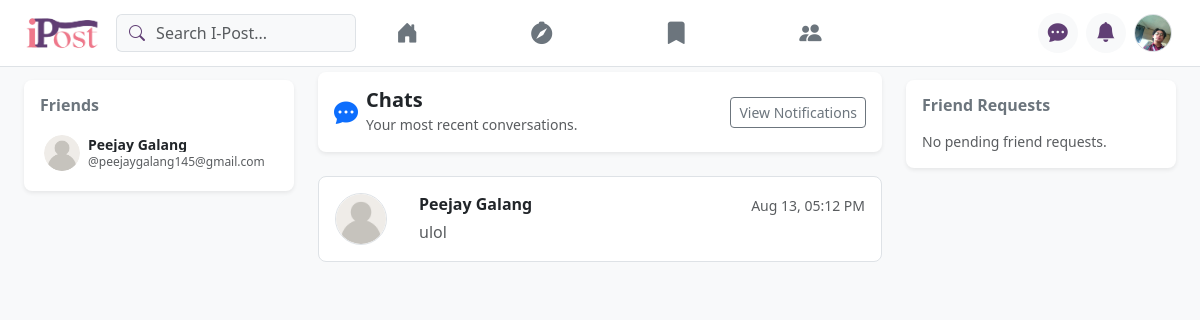
Screenshot of /Pages/chats.php (signed in) with the database file from the repository.
### tables this page shows
CREATE TABLE `users` (
  `id` bigint(20) UNSIGNED NOT NULL,
  `fullname` varchar(100) NOT NULL,
  `username` varchar(50) NOT NULL,
  `password_hash` varchar(255) NOT NULL,
  `bio` text DEFAULT NULL,
  `profile_picture` varchar(255) DEFAULT 'default_avatar.png',
  `cover_photo` varchar(255) DEFAULT NULL,
  `location` varchar(100) DEFAULT NULL,
  `birth_date` date DEFAULT NULL,
  `is_private` tinyint(1) DEFAULT 0,
  `created_at` timestamp NOT NULL DEFAULT current_timestamp(),
  `updated_at` timestamp NOT NULL DEFAULT current_timestamp() ON UPDATE current_timestamp()
);

### Context/getuserdata.php (called while the page is built, shortened)
<?php
    require_once __DIR__ . '/../config.php';
    $current_user_id = $_SESSION['user_id'];
    $stmtUser = mysqli_prepare($conn, "SELECT fullname, username, profile_picture FROM users WHERE id = ? LIMIT 1");
    mysqli_stmt_bind_param($stmtUser, "i", $current_user_id);
    mysqli_stmt_execute($stmtUser);
    $resultUser = mysqli_stmt_get_result($stmtUser);
    $user_data = mysqli_fetch_assoc($resultUser) ?: [
        'fullname' => $_SESSION['fullname'] ?? 'User',
        'username' => $_SESSION['username'] ?? 'user',
        'profile_picture' => ''
    ];
    if (!function_exists('getAvatar')) {
        function getAvatar($img) {
            return resolveUserImagePath($img, '../img/default_profile.png');
        }
    }
?>

### config.php (called while the page is built, shortened)
<?php
function resolveUserImagePath($path, $default = '../img/default_profile.png') {
    $normalized = trim(str_replace('\\', '/', $path));
    $normalized = preg_replace('#^img/uploads/#', 'uploads/', $normalized);
    $normalized = preg_replace('#^uploads/uploads/#', 'uploads/', $normalized);
    $project_root = __DIR__;
    $basename = basename($normalized);
    $root_rel = ltrim($normalized, '/');
    $candidates = [
        $normalized,
        '../' . $root_rel,
        './' . $root_rel,
        '../uploads/' . $basename,
        $project_root . '/uploads/' . $basename,
        $project_root . '/' . $root_rel,
    ];
    if (str_starts_with($normalized, 'uploads/')) {
        $candidates[] = '../' . $normalized;
    }
    foreach ($candidates as $candidate) {
        $key = trim((string)$candidate);
        $abs = $project_root . '/' . ltrim($key, '/');
        if (str_starts_with($key, '../') || str_starts_with($key, './')) {
            $abs = $project_root . '/' . ltrim(substr($key, 3), '/');
        }
        if (str_starts_with($key, 'uploads/')) {
            $abs = $project_root . '/' . $key;
            if (file_exists($abs) && is_file($abs)) {
                return '../' . $key;
            }
        }
        $uploads_abs = $project_root . '/uploads/' . $basename;
    }
    return $default;
}
?>

### Pages/chats.php (the view, shortened to what this page needs)
<?php
require_once "../config.php";
$user_id = $_SESSION['user_id'];
$threads_sql = "
    SELECT
        contact.id AS contact_id,
        contact.fullname,
        contact.username,
        contact.profile_picture,
        MAX(c.created_at) AS last_at,
        SUBSTRING_INDEX(GROUP_CONCAT(c.message ORDER BY c.created_at DESC SEPARATOR '||'), '||', 1) AS last_message,
        SUM(CASE WHEN c.receiver_id = ? AND c.is_read = 0 THEN 1 ELSE 0 END) AS unread_count
    FROM chats c
    JOIN users contact ON (contact.id = c.sender_id OR contact.id = c.receiver_id)
    WHERE (c.sender_id = ? OR c.receiver_id = ?) AND contact.id != ?
    GROUP BY contact.id
    ORDER BY last_at DESC
";
$thread_stmt = $conn->prepare($threads_sql);
$thread_stmt->bind_param("iiii", $user_id, $user_id, $user_id, $user_id);
$thread_stmt->execute();
$threads = $thread_stmt->get_result();
function getImageUrl($path, $default) {
    return resolveUserImagePath($path, $default);
}
?>
<!DOCTYPE html>
<html lang="en">
<head>
    <link rel="stylesheet" href="../Assets/bootstrap-5.3.3-dist/bootstrap-5.3.3-dist/css/bootstrap.css">
    <link rel="stylesheet" href="https://cdn.jsdelivr.net/npm/bootstrap-icons@1.11.3/font/bootstrap-icons.min.css">
    <link rel="stylesheet" href="../Styles/style.css">
    <link rel="stylesheet" href="../Styles/nav.css">
</head>
<body class="bg-light">
    <?php include_once "../Components/nav.php"; ?>
    <div class="container-fluid py-4 px-md-4">
        <div class="row g-4">
            <div class="col-lg-3 d-none d-lg-block">
                <div class="sticky-top" style="top: 80px; z-index: 1;">
                    <?php include_once "../Components/friends.php"; ?>
                </div>
            </div>
            <div class="col-12 col-lg-6">
                <br><br>
                <div class="card shadow-sm border-0 rounded-3 mb-4">
                    <div class="card-body p-3 d-flex align-items-center justify-content-between gap-3">
                        <div class="d-flex align-items-center gap-2">
                            <i class="bi bi-chat-dots-fill text-primary fs-4"></i>
                            <div>
                                <h5 class="fw-bold mb-0">Chats</h5>
                                <small class="text-muted">Your most recent conversations.</small>
                            </div>
                        </div>
                        <a href="notifications.php" class="btn btn-outline-secondary btn-sm">View Notifications</a>
                    </div>
                </div>
                <?php if ($threads && $threads->num_rows > 0): ?>
                    <div class="list-group">
                        <?php while ($thread = $threads->fetch_assoc()): ?>
                            <div class="list-group-item d-flex align-items-center gap-3 rounded-3 mb-2 p-0">
                                <a href="profile.php?id=<?php echo (int)$thread['contact_id']; ?>" class="p-3 pe-0 d-inline-flex align-items-center">
                                    <img src="<?php echo htmlspecialchars(getImageUrl($thread['profile_picture'], '../img/default_profile.png')); ?>" alt="Contact" class="rounded-circle border" style="width: 52px; height: 52px; object-fit: cover;">
                                </a>
                                <a href="chat_detail.php?id=<?php echo (int)$thread['contact_id']; ?>" class="list-group-item list-group-item-action flex-grow-1 d-flex align-items-center gap-3 py-3 pe-3 rounded-3 border-0">
                                    <div class="flex-grow-1 overflow-hidden">
                                        <div class="d-flex justify-content-between align-items-center mb-1">
                                            <h6 class="mb-0 fw-semibold text-truncate"><?php echo htmlspecialchars($thread['fullname']); ?></h6>
                                            <small class="text-muted"><?php echo date('M d, h:i A', strtotime($thread['last_at'])); ?></small>
                                        </div>
                                        <p class="mb-0 text-muted text-truncate"><?php echo htmlspecialchars($thread['last_message']); ?></p>
                                    </div>
                                </a>
                            </div>
                        <?php endwhile; ?>
                    </div>
                <?php else: ?>
                    <div class="card border-0 shadow-sm rounded-3 p-4 text-center text-muted">
                        No conversations yet. Start chatting with other users from their profile pages.
                    </div>
                <?php endif; ?>
            </div>
            <div class="col-lg-3 d-none d-lg-block">
                <div class="sticky-top" style="top: 80px; z-index: 1;">
                    <?php include_once "../Components/friendrequest.php"; ?>
                </div>
            </div>
        </div>
    </div>
</body>
</html>

### Components/nav.php (shortened to what this page needs)
<?php
    include_once __DIR__ . '/../Context/getuserdata.php';
    $current_page = basename($_SERVER['PHP_SELF']);
?>
    <nav class="navbar bg-white border-bottom fixed-top py-2 w-100" style="z-index: 1040; top: 0; left: 0;">
        <div class="container-fluid px-2 px-md-4 d-flex align-items-center justify-content-between flex-nowrap">
            <div class="d-none d-lg-flex align-items-center gap-3 flex-grow-0 me-2">
                <a href="dashboard.php" class="navbar-brand m-0 p-0">
                    <img src="../img/iPost_logo.png" alt="I-Post Logo" height="38">
                </a>
                <form role="search" action="search.php" method="GET" style="width: 240px;">
                    <div class="input-group">
                        <span class="input-group-text bg-light border-end-0 text-secondary-custom">
                            <i class="bi bi-search"></i>
                        </span>
                        <input class="form-control bg-light border-start-0 ps-0" type="search" name="q" placeholder="Search I-Post..." required>
                    </div>
                </form>
            </div>
            <ul class="navbar-nav mx-auto d-none d-lg-flex flex-row justify-content-center gap-5">
                <li class="nav-item mx-3">
                    <a class="nav-link nav-icon-link <?php echo ($current_page == 'dashboard.php') ? 'active' : ''; ?>" href="dashboard.php" title="Feed">
                        <i class="bi bi-house-door-fill"></i>
                    </a>
                </li>
                <li class="nav-item mx-3">
                    <a class="nav-link nav-icon-link <?php echo ($current_page == 'explore.php') ? 'active' : ''; ?>" href="explore.php" title="Explore">
                        <i class="bi bi-compass-fill"></i>
                    </a>
                </li>
                <li class="nav-item mx-3">
                    <a class="nav-link nav-icon-link <?php echo ($current_page == 'bookmarks.php') ? 'active' : ''; ?>" href="bookmarks.php" title="Saved Posts">
                        <i class="bi bi-bookmark-fill"></i>
                    </a>
                </li>
                <li class="nav-item mx-3">
                    <a class="nav-link nav-icon-link <?php echo ($current_page == 'friends.php') ? 'active' : ''; ?>" href="friends.php" title="Friends">
                        <i class="bi bi-people-fill"></i>
                    </a>
                </li>
                <li class="mx-3 d-none d-md-block">
                </li>
            </ul>
            <div class="d-flex align-items-center gap-2 flex-nowrap">
                <a class="btn btn-icon-custom position-relative" href="chats.php" title="Messages">
                    <i class="bi bi-chat-dots-fill fs-5"></i>
                </a>
                <a class="btn btn-icon-custom position-relative" href="notifications.php" title="Notifications">
                    <i class="bi bi-bell-fill fs-5"></i>
                </a>
                <div class="dropdown me-2 me-md-3 position-relative">
                    <a class="profile-nav-btn border-0 bg-transparent p-0 d-flex align-items-center cursor-pointer"
                            href="profile.php"
                            id="profileDropdownBtn"
                            data-bs-toggle="dropdown"
                            aria-expanded="false"
                            role="button">
                        <img src="<?php echo getAvatar($user_data['profile_picture'] ?? ''); ?>"
                            alt="Profile"
                            class="rounded-circle border profile-nav-img"
                            style="width: 38px; height: 38px; object-fit: cover;"
                            onerror="this.onerror=null; this.src='../img/default_profile.png';">
                    </a>
</div>
            </div>
        </div>
    </nav>

### Components/friends.php (shortened to what this page needs)
<?php
$current_user_id = $_SESSION['user_id'] ?? null;
$query = "
    SELECT
        u.id AS friend_id,
        u.fullname,
        u.username,
        u.profile_picture
    FROM friends f
    JOIN users u ON (f.friend_user_id = u.id OR f.user_id = u.id)
    WHERE (f.user_id = ? OR f.friend_user_id = ?)
      AND u.id != ?
      AND f.status = 'accepted'
    ORDER BY u.fullname ASC
";
$stmt = $conn->prepare($query);
$stmt->bind_param("iii", $current_user_id, $current_user_id, $current_user_id);
$stmt->execute();
$friends_result = $stmt->get_result();
?>
<div class="card shadow-sm border-0 rounded-3">
    <div class="card-body p-3">
        <h6 class="card-title fw-bold text-secondary mb-3">Friends</h6>
        <?php if ($friends_result && $friends_result->num_rows > 0): ?>
            <div class="d-flex flex-column gap-2">
                <?php while ($friend = $friends_result->fetch_assoc()): ?>
                    <?php
                        $avatar = resolveUserImagePath($friend['profile_picture'] ?? '', '../img/default_profile.png');
                    ?>
                    <a href="profile.php?id=<?php echo $friend['friend_id']; ?>" class="d-flex align-items-center text-decoration-none p-1 rounded-2 hover-bg-light">
                        <img src="<?php echo htmlspecialchars($avatar); ?>"
                             alt="Profile"
                             class="rounded-circle me-2 object-fit-cover"
                             width="36"
                             height="36"
                             onerror="this.onerror=null; this.src='../img/default_profile.png';">
                        <div class="lh-1">
                            <span class="fw-bold d-block text-dark small text-truncate" style="max-width: 150px;"><?php echo htmlspecialchars($friend['fullname']); ?></span>
                            <small class="text-muted" style="font-size: 0.75rem;">@<?php echo htmlspecialchars($friend['username']); ?></small>
                        </div>
                    </a>
                <?php endwhile; ?>
            </div>
        <?php else: ?>
            <p class="text-muted small m-0">No friends added yet.</p>
        <?php endif; ?>
    </div>
</div>

### Styles/style.css (style rules this page uses)
.btn-outline-secondary { outline: #613f75; }
body { background-color: #f8f9fa; }

### Styles/nav.css (style rules this page uses)
:root { --primary-color: #EF798A; --secondary-color: #613F75; }
.text-secondary-custom { color: var(--secondary-color) !important; }
.nav-icon-link { font-size: 1.4rem; padding: 0.5rem 1rem !important; border-radius: 0.6rem; transition: all 0.2s ease; color: #6c757d; }
.btn-icon-custom { background-color: #f8f9fa; color: var(--secondary-color); transition: all 0.2s ease; width: 40px; height: 40px; min-width: 40px; padding: 0; display: flex; align-items: center; justify-content: center; border-radius: 50%; border: none; }
.profile-nav-btn { background: none; border: none; padding: 0; cursor: pointer; }
.profile-nav-img { width: 38px; height: 38px; min-width: 38px; object-fit: cover; }
.navbar, .dropdown-menu { overflow: visible !important; }

### rows the page displays
users: profile_picture (picture)
users: fullname "Peejay Galang", username "peejaygalang145@gmail.com", last_at "Aug 13, 05:12 PM", last_message "ulol"
